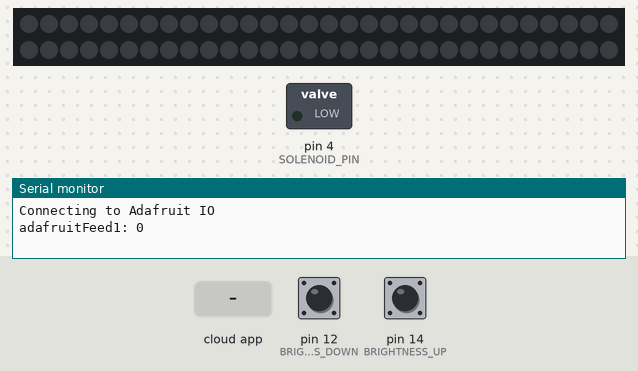
A sketch run on a simulated Arduino Uno, built with avr-gcc and run on an emulated ATmega328P. On the bench: 60 RGB LEDs in strip order, left to right, continuing on the next row, switched loads named in the sketch (green lamp = pin HIGH), the last lines printed to the serial monitor. Dashed ring = blinking. The test bench sets the inputs (shaded band); at power-on: pin 12 (BRIGHTNESS_DOWN) HIGH, pin 14 (BRIGHTNESS_UP) HIGH.

Above: at 2.7 s.
2.8 s: the phone or cloud app sets parsonsParis to 1
4.3 s: the phone or cloud app sets bing to 1
At 4.45 s:
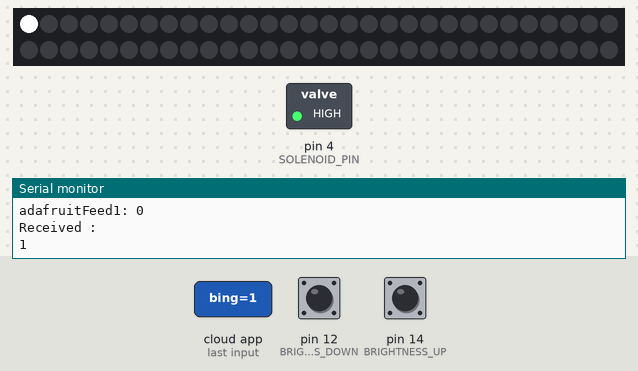
7.7 s: the phone or cloud app sets parsonsParis to 0
At 8.9 s:
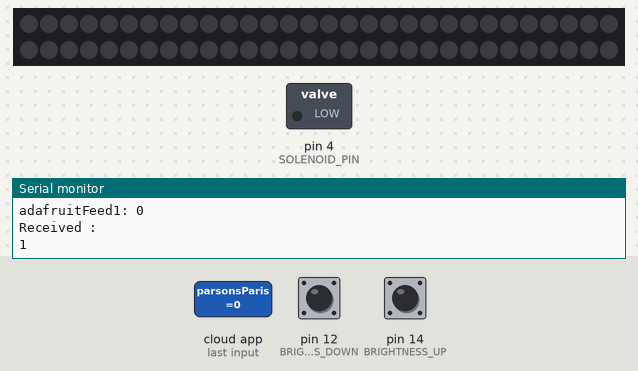
Timing chart, 0 to 10.2 s (numbered marks = the images above; inputs shaded):
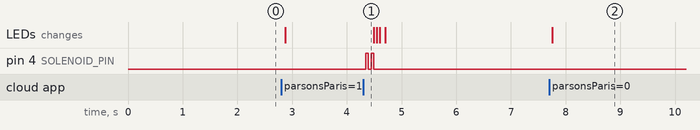

Measured:
- after the input at 4.3 s, pin 4 (SOLENOID_PIN): alternates HIGH for 0.05 s and LOW for 0.05 s, 4 changes in all, then stays LOW, starting at once
- after the input at 7.7 s, the LEDs: change after 0.05 s (image 2)

The sketch:

steal3.ino
```cpp
#include "config.h"
#include <Adafruit_NeoPixel.h>


#define NUM_LEDS 60
#define BRIGHTNESS 255

//assign pins

#define LED_STRIP_PIN 2
#define BRIGHTNESS_UP 14
#define BRIGHTNESS_DOWN 12
#define SOLENOID_PIN 4

const int maxBrightness = 10; //this can be any number - it's the number of steps between dimmest and brightest.
const int interval = 1;
const boolean paris = true;
const int ledsPerUnit = 1; // this is nromally 6. i am testing with 1 because my LED strip is shorter

// variables will change:
int brightness = 0;

int lastValue = 0;
int newValue = 10;

bool upButtonDown = false;
bool downButtonDown = false;

int otherLight;
int feed1Data;
int feed2Data;
bool feed3Data = false;
bool feed4Data = true;
int totalUnits;

/****** uncomment this is your are lausanne. comment this out if you are in paris.*******/
//AdafruitIO_Feed *adafruitFeed1 = io.feed("ecalLausanne"); //this is your lamp location ("parsonsParis" or "ecalLausanne")
//AdafruitIO_Feed *adafruitFeed2 = io.feed("parsonsParis"); // this is the OTHER lamp's location ("parsonsParis" or "ecalLausanne")

/******uncomment this is your are paris. comment this out if you are in lausanne.*******/
AdafruitIO_Feed *adafruitFeed1 = io.feed("parsonsParis"); //this is your lamp location ("parsonsParis" or "ecalLausanne")
AdafruitIO_Feed *adafruitFeed2 = io.feed("ecalLausanne"); // this is the OTHER lamp's location ("parsonsParis" or "ecalLausanne")


AdafruitIO_Feed *adafruitFeed3 = io.feed("bing"); // this feed sends the bing to both locations
AdafruitIO_Feed *adafruitFeed4 = io.feed("startup"); // this feed sends the last resends the last data when one of the lamps is plugged in.
Adafruit_NeoPixel strip = Adafruit_NeoPixel(NUM_LEDS, LED_STRIP_PIN, NEO_GRBW + NEO_KHZ800);


void setup() {

  //lights
  strip.setBrightness(BRIGHTNESS);
  strip.begin();
  strip.show(); // Initialize all pixels to 'off'


  Serial.begin(115200);

  // wait for serial monitor to open
  while (! Serial);

  // connect to io.adafruit.com
  Serial.print("Connecting to Adafruit IO");
  io.connect();

  // wait for a connection
  while (io.status() < AIO_CONNECTED) {
    Serial.print(".");
    delay(500);
  }

  // we are connected
  Serial.println();


  adafruitFeed1->onMessage(handleMessage_MYunits);
  adafruitFeed2->onMessage(handleMessage_units);
  adafruitFeed3->onMessage(handleMessage_bing);
  adafruitFeed4->onMessage(handleMessage_startup);

//commented out setup
//  adafruitFeed4->save(feed4Data);
  adafruitFeed1->save(0);
  Serial.println("adafruitFeed1: 0");
  // initialize the LED strip pin as an output:
  pinMode(LED_STRIP_PIN, OUTPUT);
  pinMode(SOLENOID_PIN, OUTPUT);
  // initialize the pushbutton pins as an input:
  pinMode(BRIGHTNESS_UP, INPUT_PULLUP);
  pinMode(BRIGHTNESS_DOWN, INPUT_PULLUP);


}

void loop() {
  io.run();

  brightness = feed1Data;
  turnOn(feed1Data);


  totalUnits = feed1Data + feed2Data;

//if this feed recieved a 1 from adafruit it will flicker the lights and trigger the solenoid
  if (feed3Data) {

    if (brightness > 0) {
      digitalWrite(SOLENOID_PIN, HIGH);    //Switch Solenoid ON
      delay(50);                      //Wait 1 Second
      digitalWrite(SOLENOID_PIN, LOW);     //Switch Solenoid OFF
      delay(50);                      //Wait 1 Second
      digitalWrite(SOLENOID_PIN, HIGH);    //Switch Solenoid ON
      delay(50);                      //Wait 1 Second
      digitalWrite(SOLENOID_PIN, LOW);     //Switch Solenoid OFF

      for (int i = 0; i < maxBrightness; i++) {
        for (int x = 0; x < ledsPerUnit; x++) {
          strip.setPixelColor(i * ledsPerUnit + x, strip.Color(255, 0, 0) );
        }
      }
      strip.show();
      delay(50);
      turnOn(brightness);
      delay(50);
      for (int i = 0; i < maxBrightness; i++) {
        for (int x = 0; x < ledsPerUnit; x++) {
          strip.setPixelColor(i * ledsPerUnit + x, strip.Color(255, 0, 0) );
        }
      }
      strip.show();
      delay(100);
      turnOn(brightness);

      feed3Data = false;
    }

  }

//this sends the brightness of this lamp to adafruit when the other lamp is turned on.
//commented out setup
//  if (feed4Data) {
//    adafruitFeed1->save(brightness);
//    feed4Data = false;
//  }


//when the + button is pressed and it was previouslly released
  if (digitalRead(BRIGHTNESS_UP) == LOW && upButtonDown == false) {

    //when the total number of units in use is 10 and this lamp's brightness is less than 10
    if(totalUnits >= maxBrightness && brightness < 10){
      //take brightness from the other lamp
      otherLight = feed2Data;
      otherLight = otherLight - interval;
      delay(80);
      adafruitFeed2->save(otherLight);
      Serial.print("adafruitFeed2: ");
      Serial.println(otherLight);

      //turn this lamps' brightness up
      brightness = brightness + interval;
      delay(80);
      adafruitFeed1->save(brightness);
      Serial.print("adafruitFeed1: ");
      Serial.println(brightness);

      adafruitFeed3->save(1);
      Serial.println("adafruitFeed3: 1");

    }
    else if(brightness < 10){
      brightness = brightness + interval;
      delay(80);
      adafruitFeed1->save(brightness);
      Serial.print("adafruitFeed1: ");
      Serial.println(brightness);
    }
    //this waits for the button to be released before the button press can be registered again
    upButtonDown = true;
  }


  if (digitalRead(BRIGHTNESS_DOWN) == LOW && brightness > 0 && downButtonDown == false) {
    brightness = brightness - interval;
    delay(80);
    adafruitFeed1->save(brightness);
    Serial.print("adafruitFeed1: ");
    Serial.println(brightness);
    downButtonDown = true;
  }


  //  sends a true to adafruit when brightness is full to trigger the solenoid and the flash of the lights
  if (digitalRead(BRIGHTNESS_UP) == LOW && totalUnits >= maxBrightness && upButtonDown == false) {

    //set lights
    adafruitFeed3->save(1);
    Serial.println("adafruitFeed3: 1");

    upButtonDown = true;

  }


  //make sure the button is released before it can be pressed again
  if (digitalRead(BRIGHTNESS_DOWN) == HIGH) {
    downButtonDown = false;
  }
  if (digitalRead(BRIGHTNESS_UP) == HIGH) {
    upButtonDown = false;
  }


  // ping the server to keep the mqtt connection alive
//  if(! mqtt.ping()) {
//    mqtt.disconnect();
//  }

}


void fullOff() {
  //turns all lights off before turning them on
  for (int i = 0; i < strip.numPixels(); i++) {
    strip.setPixelColor(i, strip.Color(0, 0, 0) );
  }
  strip.show();
}


void turnOn(int lights) {
  //turns all lights off before turning them on
  //use this instead of fullOff() because it keeps the lights from being updated twice (and flickering)
  for (int i = 0; i < strip.numPixels(); i++) {
    strip.setPixelColor(i, strip.Color(0, 0, 0) );
  }
  //turing on lights to white
  for (int i = 0; i < lights; i++) {
    for (int x = 0; x < ledsPerUnit; x++) {
      strip.setPixelColor(i * ledsPerUnit + x, strip.Color(255, 255, 255) );
    }
  }
  strip.show();
}

void handleMessage_MYunits(AdafruitIO_Data *data) {

  // print RGB values and hex value
  String feed1Data_char = data->value();
  feed1Data = feed1Data_char.toInt();

}

void handleMessage_units(AdafruitIO_Data *data) {

  // print RGB values and hex value
  String feed2Data_char = data->value();
  feed2Data = feed2Data_char.toInt();

}

void handleMessage_bing(AdafruitIO_Data *data) {

  // print RGB values and hex value
  Serial.println("Received : ");
  Serial.println(data->value());
  String feed3Data_char = data->value();
  feed3Data = feed3Data_char.toInt();

}

void handleMessage_startup(AdafruitIO_Data *data) {

  // print RGB values and hex value
  Serial.println("Received startup: ");
  Serial.println(data->value());
  String feed4Data_char = data->value();
  feed4Data = feed4Data_char.toInt();

}
```

config.h
```cpp
/************************ Adafruit IO Config *******************************/

// visit io.adafruit.com if you need to create an account,
// or if you need your Adafruit IO key.
//#define IO_USERNAME    "anoukzib"
//#define IO_KEY         "f650630b996a467094b7cb6e10c195d3"
#define IO_USERNAME    "madden_kris"
#define IO_KEY         "eadf1329dc254a10ad333054881a2c2a"

/******************************* WIFI **************************************/

// the AdafruitIO_WiFi client will work with the following boards:
//   - HUZZAH ESP8266 Breakout -> https://www.adafruit.com/products/2471
//   - Feather HUZZAH ESP8266 -> https://www.adafruit.com/products/2821
//   - Feather M0 WiFi -> https://www.adafruit.com/products/3010
//   - Feather WICED -> https://www.adafruit.com/products/3056

//#define WIFI_SSID       "ECALEVENT"
//#define WIFI_PASS       "frutiger"

//#define WIFI_SSID       "NETGEAR86"
//#define WIFI_PASS       "festivekayak5"

#define WIFI_SSID       "Kris' iPhone"
#define WIFI_PASS       "rivertubeblue"

#include "AdafruitIO_WiFi.h"
AdafruitIO_WiFi io(IO_USERNAME, IO_KEY, WIFI_SSID, WIFI_PASS);
```
